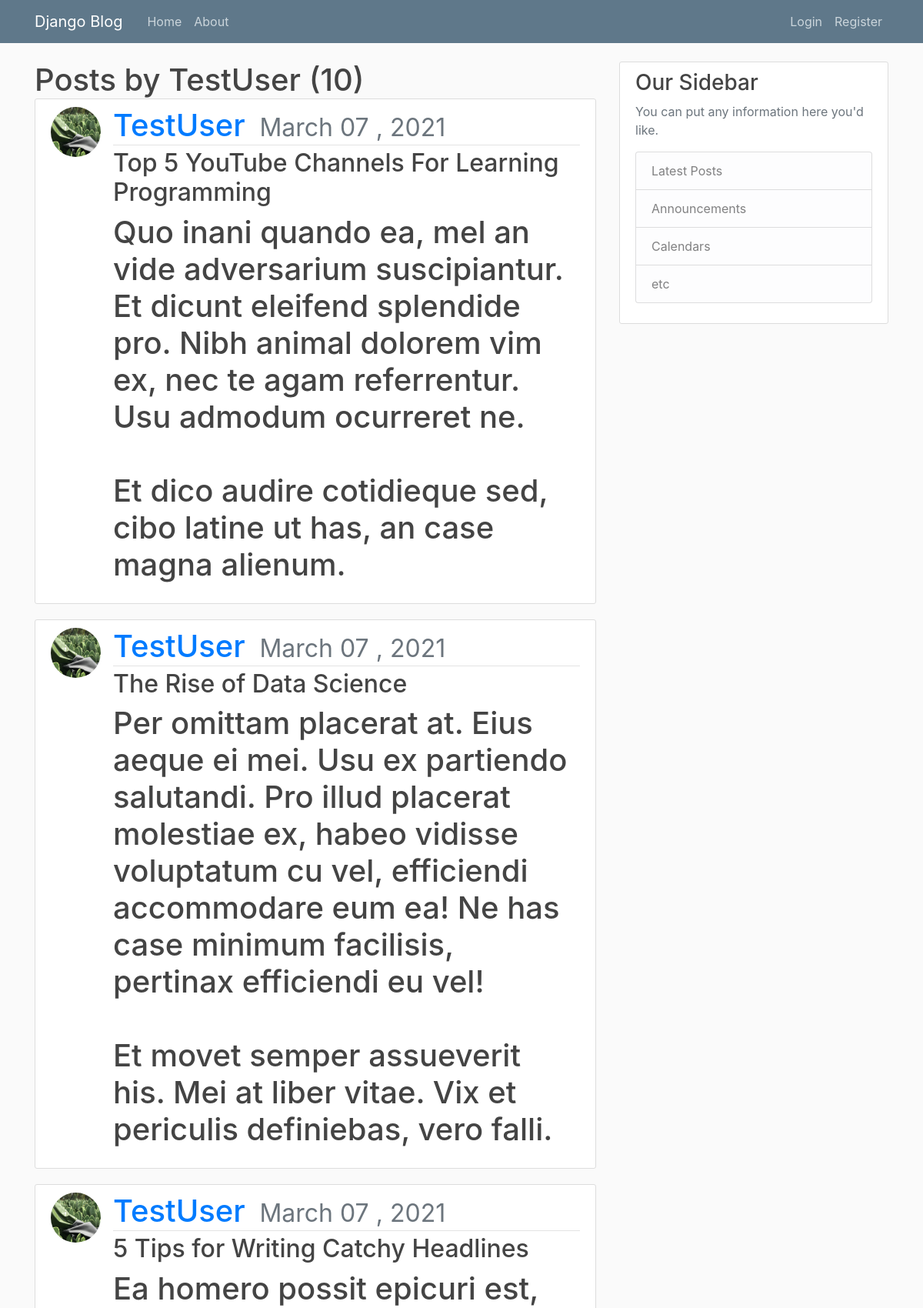
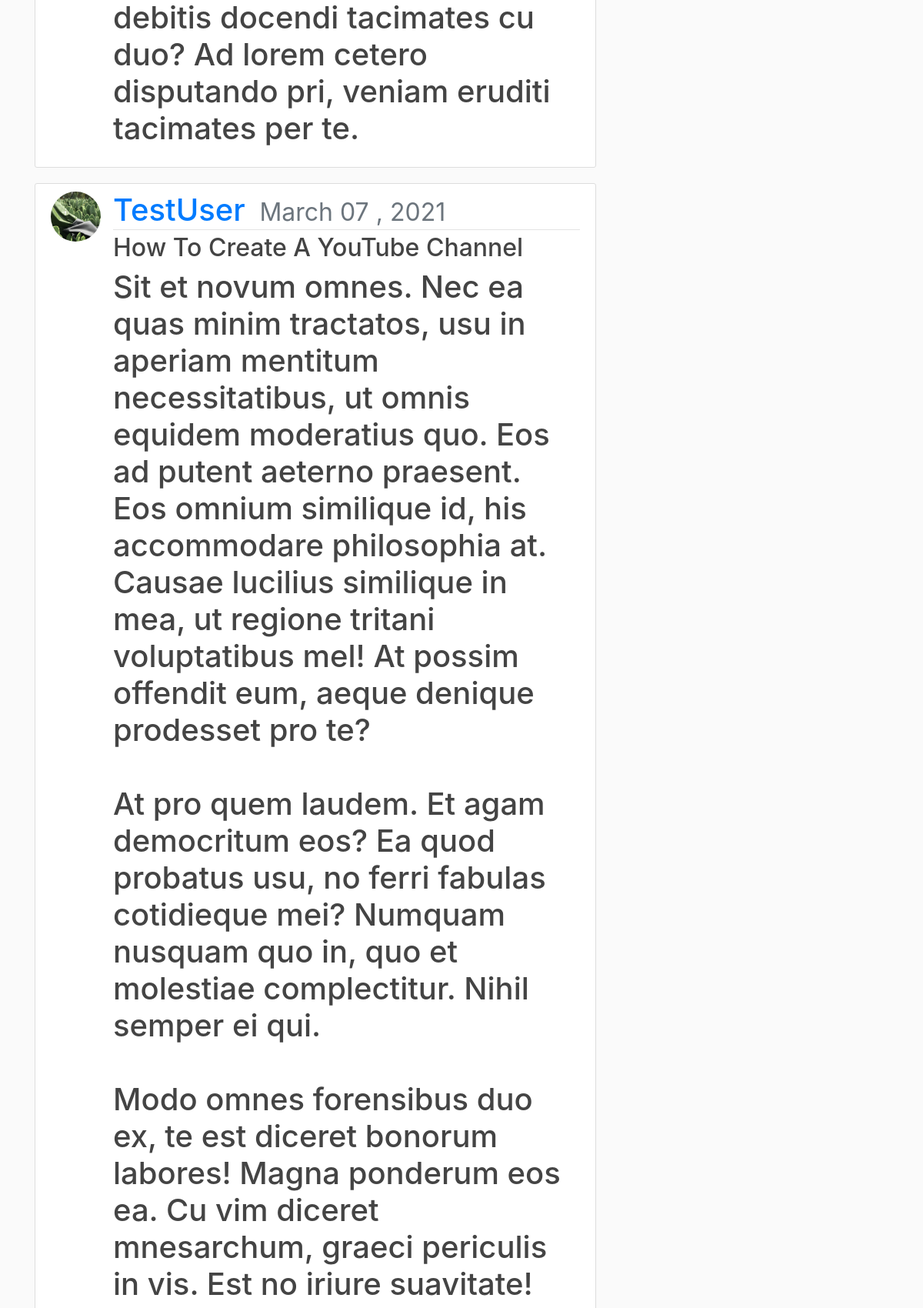
Page /user/TestUser (upper part) on the committed database (2 pictures, top to bottom).
### blog/models.py (models this page shows, shortened)
class Post(models.Model):
	title = models.CharField(max_length = 100)
	content = models.TextField()
	date_posted = models.DateTimeField(default=timezone.now)
	author = models.ForeignKey(User,on_delete=models.CASCADE)

### users/models.py (models this page shows, shortened)
class Profile(models.Model):
	user = models.OneToOneField(User,on_delete = models.CASCADE)
	image = models.ImageField(default = 'default.jpg',upload_to = 'profile_pics')

### blog/views.py (the view)
# urls.py: path('user/<str:username>', UserPostListView.as_view(),name = 'user-posts'),
class UserPostListView(ListView):
	model = Post
	template_name = 'blog/user_posts.html'
	context_object_name = 'posts'
	paginate_by = 5
	def get_queryset(self):
		user = get_object_or_404(User,username = self.kwargs.get('username'))
		return Post.objects.filter(author = user).order_by('-date_posted')

### blog/templates/blog/user_posts.html (shortened to what this page needs)
{% extends "blog/base.html" %}
{% block content %}
	<h1 class = "mb-3">Posts by {{ view.kwargs.username }} ({{ page_obj.paginator.count }})
	{% for post in posts %}
		<article class="media content-section">
		  <img class = "rounded-circle article-img" src ="{{ post.author.profile.image.url }}">
		  <div class="media-body">
		    <div class="article-metadata">
		      <a class="mr-2" href="{% url 'user-posts' post.author.username %}">{{ post.author }}</a>
		      <small class="text-muted">{{ post.date_posted|date:"F d , Y" }}</small>
		    </div>
		    <h2><a class="article-title" href="{% url 'post-detail' post.id %}">{{ post.title }}</a></h2>
		    <p class="article-content">{{ post.content }}</p>
		  </div>
		</article>
	{% endfor %}
{% endblock content %}

### blog/templates/blog/base.html (shortened to what this page needs)
{% load static%}
 <!DOCTYPE html>
<html>
<head>
    <link rel="stylesheet" href="https://stackpath.bootstrapcdn.com/bootstrap/4.3.1/css/bootstrap.min.css">
    <link rel="stylesheet" type="text/css" href="{% static 'blog/main.css' %}">
</head>
<body>
	<header class="site-header">
	  <nav class="navbar navbar-expand-md navbar-dark bg-steel fixed-top">
	    <div class="container">
	      <a class="navbar-brand mr-4" href="{% url 'blog-home' %}">Django Blog</a>
	      <div class="collapse navbar-collapse" id="navbarToggle">
	        <div class="navbar-nav mr-auto">
	          <a class="nav-item nav-link" href="{% url 'blog-home' %}">Home</a>
	          <a class="nav-item nav-link" href="{% url 'blog-about' %}">About</a>
	        </div>
	        <div class="navbar-nav">
                {% if user.is_authenticated %}
                 <a class="nav-item nav-link" href="{% url 'post-create' %}">New Post</a>
                    <a class="nav-item nav-link" href="{% url 'profile' %}">Profile</a>
                    <a class="nav-item nav-link" href="{% url 'logout' %}">Logout</a>
                {% else %}
	               <a class="nav-item nav-link" href="{% url 'login' %}">Login</a>
	               <a class="nav-item nav-link" href="{% url 'register' %}">Register</a>
	           {% endif %}
            </div>
	      </div>
	    </div>
	  </nav>
	</header>
	<main role="main" class="container">
  <div class="row">
    <div class="col-md-8">
    	{% block content %}{% endblock %}
    </div>
    <div class="col-md-4">
      <div class="content-section">
        <h3>Our Sidebar</h3>
        <p class='text-muted'>You can put any information here you'd like.
          <ul class="list-group">
            <li class="list-group-item list-group-item-light">Latest Posts</li>
            <li class="list-group-item list-group-item-light">Announcements</li>
            <li class="list-group-item list-group-item-light">Calendars</li>
            <li class="list-group-item list-group-item-light">etc</li>
          </ul>
        </p>
      </div>
    </div>
  </div>
</main>
</body>
</html>

### blog/static/blog/main.css (style rules this page uses)
body { background: #fafafa; color: #333333; margin-top: 5rem; }
h1, h2, h3, h4, h5, h6 { color: #444444; }
ul { margin: 0; }
.bg-steel { background-color: #5f788a; }
.site-header .navbar-nav .nav-link { color: #cbd5db; }
.content-section { background: #ffffff; padding: 10px 20px; border: 1px solid #dddddd; border-radius: 3px; margin-bottom: 20px; }
.article-title { color: #444444; }
.article-content { white-space: pre-line; }
.article-img { height: 65px; width: 65px; margin-right: 16px; }
.article-metadata { padding-bottom: 1px; margin-bottom: 4px; border-bottom: 1px solid #e3e3e3 }

### rows in the picture
Post: author.profile.image (placeholder picture), author "TestUser", date_posted "March 07 , 2021", title "Top 5 YouTube Channels For Learning Programming", content "Quo inani quando ea, mel an vide adversarium suscipiantur. Et dicunt eleifend splendide pro. Nibh animal dolorem vim ex, nec te agam referrentur. Usu admodum ocurreret ne. Et dico audire cotidieque sed, cibo latine ut has, an case magna alienum."
Post: author.profile.image (placeholder picture), author "TestUser", date_posted "March 07 , 2021", title "The Rise of Data Science", content "Per omittam placerat at. Eius aeque ei mei. Usu ex partiendo salutandi. Pro illud placerat molestiae ex, habeo vidisse voluptatum cu vel, efficiendi accommodare eum ea! Ne has case minimum facilisis, pertinax efficiendi eu vel! Et movet semper assueverit his. Mei at liber vitae. Vix et periculis definiebas, vero falli."
Post: author.profile.image (placeholder picture), author "TestUser", date_posted "March 07 , 2021", title "5 Tips for Writing Catchy Headlines", content "Ea homero possit epicuri est, debitis docendi tacimates cu duo? Ad lorem cetero disputando pri, veniam eruditi tacimates per te."
Post: author.profile.image (placeholder picture), author "TestUser", date_posted "March 07 , 2021", title "How To Create A YouTube Channel", content "Sit et novum omnes. Nec ea quas minim tractatos, usu in aperiam mentitum necessitatibus, ut omnis equidem moderatius quo. Eos ad putent aeterno praesent. Eos omnium similique id, his accommodare philosophia at. Causae lucilius similique in mea, ut regione tritani voluptatibus mel! At possim offendit eum, aeque denique prodesset pro te? At pro quem laudem. Et agam democritum eos? Ea quod probatus usu, no ferri fabulas cotidieque mei? Numquam nusquam quo in, quo et molestiae complectitur. Nihil semper ei qui. Modo omnes forensibus duo ex, te est diceret bonorum labores! Magna ponderum eos ea. Cu vim diceret mnesarchum, graeci periculis in vis. Est no iriure suavitate!"

### other values in the picture
{{ view.kwargs.username }} "TestUser"
{{ page_obj.paginator.count }} "10"
